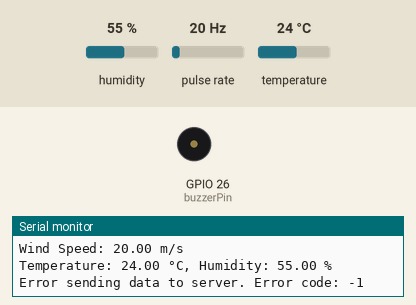
This sketch was run on a simulated ESP32. On the bench: buzzer (waves = sounding, pin HIGH), the last lines printed to the serial monitor. Wiring (inferred from the names in the program): pulse sensor: data GPIO 32. Inputs (shaded band) come from the test bench; at power-on: pulse rate 20 Hz, humidity 55 %, temperature 24 °C. WiFi joins after 1.5 s; servers stay silent unless stated.

Above: at 3.2 s.
3.3 s: pulse rate (sensor on GPIO 32) set to 4 Hz
At 4.3 s:
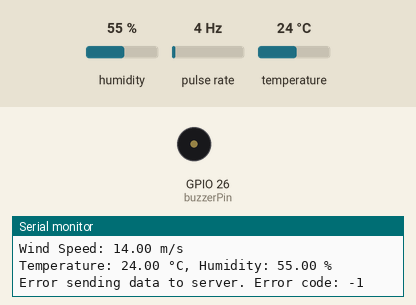
4.8 s: pulse rate (sensor on GPIO 32) set to 21 Hz
7.3 s: pulse rate (sensor on GPIO 32) set to 26 Hz
At 8.9 s:
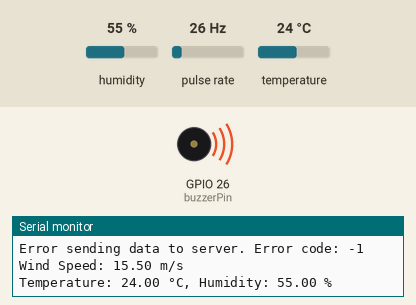
13.9 s: pulse rate (sensor on GPIO 32) set to 21 Hz
17.4 s: pulse rate (sensor on GPIO 32) set to 16 Hz
19.0 s: pulse rate (sensor on GPIO 32) set to 50 Hz
At 20.3 s:
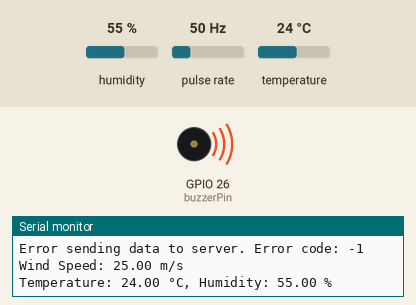
Timing chart, 0 to 26.3 s (numbered marks = the images above; inputs shaded):
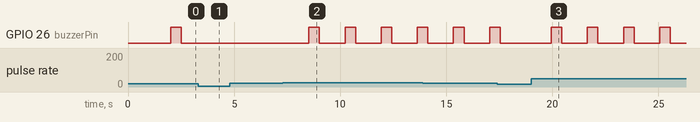

Measured:
- the behaviour switches between 24 and 25 Hz on pulse rate (sensor on GPIO 32) (found by bisection; images 1 and 2)
- after the input at 3.3 s, GPIO 26 (buzzerPin): stays LOW (without the input it goes to HIGH after 0.41 s)
- after the input at 7.3 s, GPIO 26 (buzzerPin): alternates HIGH for 0.50 s and LOW for 1.2 s, starting after 1.2 s
- after the input at 19.0 s, GPIO 26 (buzzerPin): alternates HIGH for 0.50 s and LOW for 1.2 s, starting after 0.95 s

The sketch:

UASkoneksi2.ino
```cpp
#include <WiFi.h>
#include <DHT.h>
#include <HTTPClient.h> //mengirim data ke server

const char* ssid = "wipoll";                //Nama wifi
const char* password = "vanka123";          //pw wifi
const char* server = "te20.project-anemo.app"; //server
const char* serverUrl = "https://te20.project-anemo.app/api/device/status";

const String deviceId = "esp32";            //nama device
unsigned long lastUpdateTime = 0;           //inisialisasi nilai awal
const unsigned long updateInterval = 30000; //akan mengupdate koneksi dalam waktu 30 detik

const int anemometerPin = 32;               //pin anemo
volatile int interruptCounter = 0;          //counter untuk nilai kecepatan angin
float windSpeed = 0.0;                      //Kecepatan angin (m/s)

const int dhtPin = 25;                      //pin DH22
const int dhtType = DHT22;                  //Tipe sensor dht

const int buzzerPin = 26;                   //Pin buzzer

WiFiClient client;
DHT dht(dhtPin, dhtType);

void IRAM_ATTR anemometerInterrupt() {
  interruptCounter++;                       //menghitung jumlah interupt (perubahan nilai)
}

void setup() {
  Serial.begin(115200);

  pinMode(anemometerPin, INPUT_PULLUP);
  attachInterrupt(digitalPinToInterrupt(anemometerPin), anemometerInterrupt, FALLING);

  dht.begin();

  pinMode(buzzerPin, OUTPUT);

  WiFi.mode(WIFI_STA);

  WiFi.begin(ssid, password, 0, NULL, true);

  while (WiFi.status() != WL_CONNECTED) {
    delay(1000);
    Serial.println("Connecting to WiFi...");
  }

  Serial.println("Connected to WiFi");
}

void loop() {
  // mengecek apakah sudah waktunya mengirim status update
  if (millis() - lastUpdateTime >= updateInterval) {
    sendStatusUpdate();
    lastUpdateTime = millis();
  }

  //jika tidak ada perubahan nilai pada anemo, maka tuliskan kecepatan = 0
  if (interruptCounter == 0){
    float temperature = dht.readTemperature();
    float humidity = dht.readHumidity();

    windSpeed = 0;

    Serial.print("Wind Speed: ");
    Serial.print(windSpeed);

    if (windSpeed == 0 ) {
      digitalWrite(buzzerPin, HIGH);
      delay(500);
      digitalWrite(buzzerPin, LOW);
    }
    sendData(temperature, humidity, windSpeed);
    //jika ada perubahan nilai pada anemo, masukan nilai kecepatan angin

  }else if (interruptCounter > 0) {
    windSpeed = (float)interruptCounter / 2.0;
    interruptCounter = 0;

    Serial.print("Wind Speed: ");
    Serial.print(windSpeed);
    Serial.println(" m/s");

    float temperature = dht.readTemperature();
    float humidity = dht.readHumidity();

    Serial.print("Temperature: ");
    Serial.print(temperature);
    Serial.print(" °C, Humidity: ");
    Serial.print(humidity);
    Serial.println(" %");

    // Nyalakan buzzer jika kecepatan angin lebih dari 5 m/s
    if (windSpeed > 15) {
      digitalWrite(buzzerPin, HIGH);
      delay(500);
      digitalWrite(buzzerPin, LOW);
    }

    sendData(temperature, humidity, windSpeed);
  }

  delay(1000);
}


//fungsi untuk mengirim data output sensor
void sendData(float temperature, float humidity, float windSpeed) {
  if (WiFi.status() == WL_CONNECTED) {
    HTTPClient http;

    String url = "https://" + String(server) + "/inputdata/" + String(temperature) + "/" + String(humidity) + "/" + String(windSpeed);

    http.begin(url);
    int httpResponseCode = http.GET();
    if (httpResponseCode == 200) {
      Serial.println("Data successfully sent to server");
    } else {
      Serial.print("Error sending data to server. Error code: ");
      Serial.println(httpResponseCode);
    }
    http.end();
  } else {
    Serial.println("WiFi connection lost. Cannot send data to server.");
  }
}

//mengirim konektivitas esp32 online/tidak
void sendStatusUpdate() {
if (WiFi.status() == WL_CONNECTED) {
    HTTPClient http;

    String url = "https://" + String(server) + "/inputstatus/" + String(deviceId);

    http.begin(url);
    int httpResponseCode = http.GET();
    if (httpResponseCode == 200) {
      Serial.println("Status successfully sent to server");
    } else {
      Serial.print("Error sending status to server. Error code: ");
      Serial.println(httpResponseCode);
    }
    http.end();
  } else {
    Serial.println("WiFi connection lost. Cannot send data to server.");
  }
}
```
